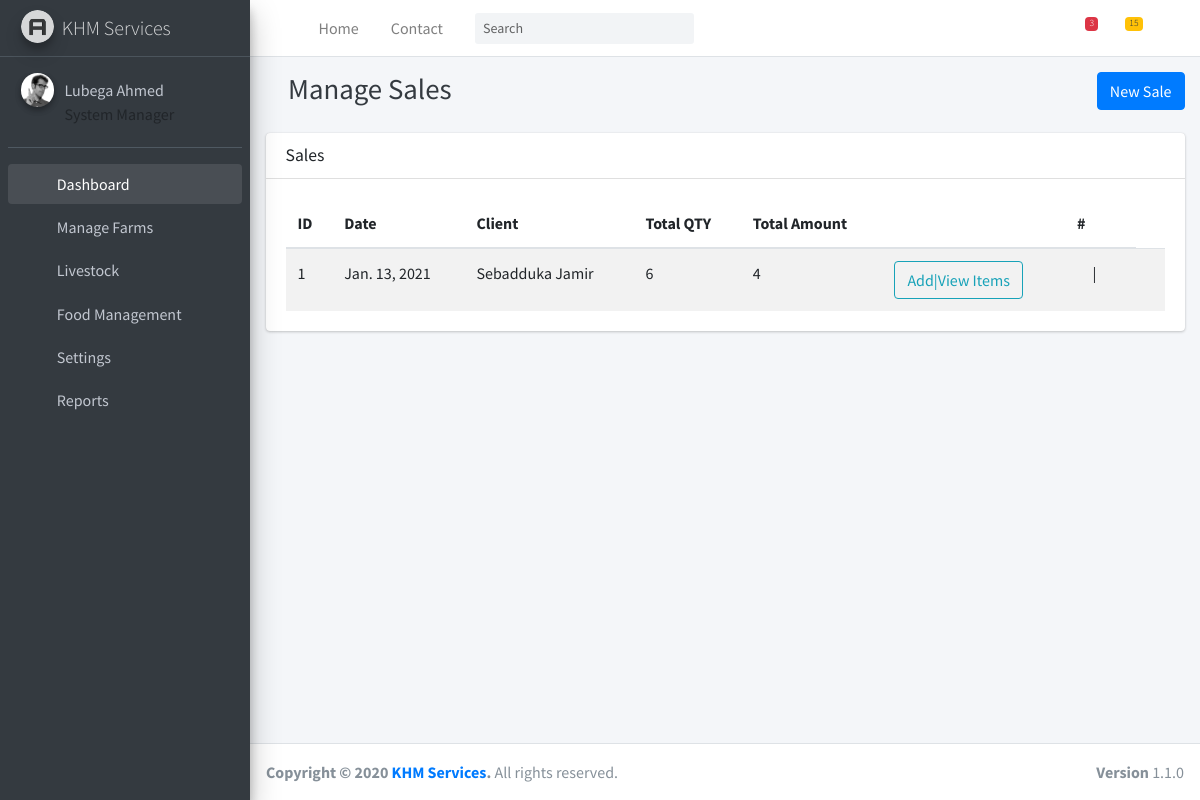
/manage_sales/, run on the app's committed database.
### cuniculture_app/models/livestocks.py (models this page shows, shortened)
class Sales(models.Model):
    sales_date = models.DateField(auto_now=True)
    client = models.CharField(max_length=50)
    total_quantity = models.IntegerField(blank=True, null=True, default=0)
    total_amount = models.DecimalField(max_digits=6, decimal_places=0,blank=True, null=True, default=0)
    class Meta:
        verbose_name = ("Sales")
        verbose_name_plural = ("Saless")

### cuniculture_app/views/livestock_views.py (the view, shortened to what this page needs)
# urls.py: path('manage_sales/', livestock_views.manage_sales_view, name='manage_sales'),
def manage_sales_view(request):
    sale_form = SalesForm()
    sales = get_sales()
    context = {
        "sales": sales,
        "sale_form": sale_form
    }
    return render(request, "livestock/manage_sales.html", context)

### cuniculture_app/forms/livestock_forms.py
class SalesForm(ModelForm):
    class Meta:
        model = Sales
        fields = ("client",)
        widgets = {
            'sales_date': DateInput(format=('%m/%d/%Y'), attrs={'type':'date'}),
        }
    def __init__(self, *args, **kwargs):
        super(SalesForm, self).__init__(*args, **kwargs)
        self.helper = FormHelper()

### cuniculture_app/selectors/livestock_selectors.py (called while the page is built)
def get_sales():
    return Sales.objects.all()

### cuniculture_app/templates/livestock/manage_sales.html (shortened to what this page needs)
{% extends '../base.html' %}
{% load static %}
{% load crispy_forms_tags %}
{%block page_title%}
Manage Sales
{% endblock%}
{% block right_button%}
<button type="button" class="btn btn-primary" data-toggle="modal" data-target="#modal-add-sale">
    New Sale
</button>
{% endblock %}
{% block content %}
<div class="container-fluid">
    <div class="row">
        <div class="col-12">
            <div class="card">
                {%if sales%}
                <div class="card-header">
                    <h3 class="card-title">Sales</h3>
                </div>
                <div class="card-body">
                    <table id="example1" class="table table-striped">
                        <thead>
                        <tr>
                            <th>ID</th>
                            <th>Date</th>
                            <th>Client</th>
                            <th>Total QTY</th>
                            <th>Total Amount</th>
                            <th></th>
                            <th>#</th>
                        </tr>
                        </thead>
                        <tbody>
                        {% for sale in sales%}
                        <tr data-id={{sale.id}}>
                            <td>{{sale.id}}</td>
                            <td>{{sale.sales_date}}</td>
                            <td>{{sale.client}}</td>
                            <td>{{sale.total_quantity}}</td>
                            <td>{{sale.total_amount}}</td>
                            <td>
                                <a href="{% url 'manage_sale_items' sale.id %}"
                                    class="btn btn-outline-info btn-rounded waves-effect">
                                    Add|View Items
                                </a>
                            </td>
                            <td>
                                <a href="{% url 'edit_death' sale.id %}" style="color:inherit">
                                    <i class="fa fa-edit"></i>
                                </a> |
                                <a href="{% url 'delete_death' sale.id %}" style="color: inherit">
                                    <i class="fa fa-trash" onclick="return 'Do you want to delete this record?'"></i>
                                </a>
                            <td>
                        </tr>
                        {% endfor %}
                        </tbody>
                    </table>
                </div>
                {%else%}
                <div class="card-body">
                    <h4>No Sale records available</h4>
                </div>
                {%endif%}
            </div>
        </div>
    </div>
</div>
{% endblock content %}

### data on the page
Sales: id "1", sales_date "Jan. 13, 2021", client "Sebadduka Jamir", total_quantity "6", total_amount "4"
